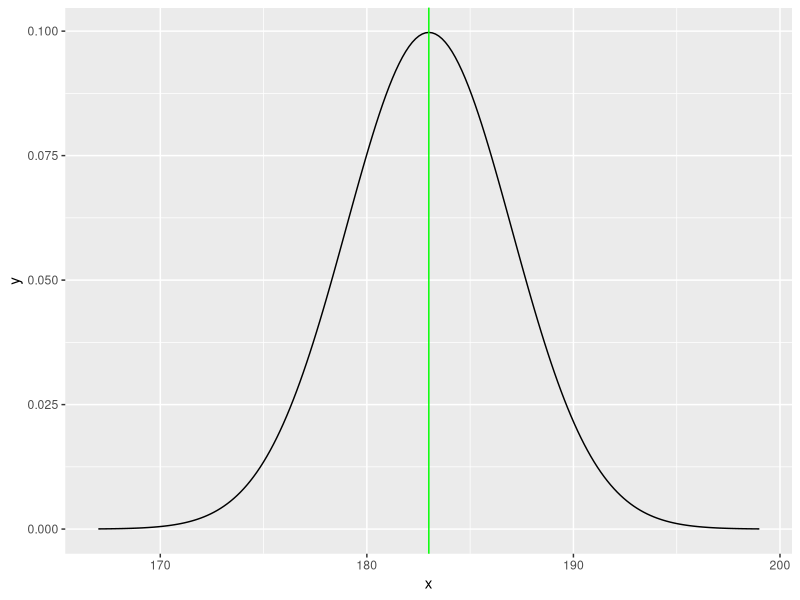

Here is the R script that generated this plot:
## ---- chunk 1
knitr::opts_chunk$set(echo = TRUE)
library(ggplot2)
## ---- chunk 2
m <- 183
s <- 36
n <- 81
## ---- chunk 3
sn <- s/sqrt(n)
ggplot(data = data.frame(x = c(m-4*sn, m+4*sn)), mapping = aes(x)) +
  stat_function(fun = dnorm, n = 201, args = list(mean = m, sd = sn)) +
  geom_vline(xintercept = m, color = "green")
## ---- chunk 4
pnorm(185, mean = m, sd = s / sqrt(n))
## ---- chunk 5
pnorm(185, mean = m, sd = s / sqrt(n)) - pnorm(175, mean = m, sd = s / sqrt(n))
## ---- chunk 6
1 - pnorm(190, mean = m, sd = s / sqrt(n))
